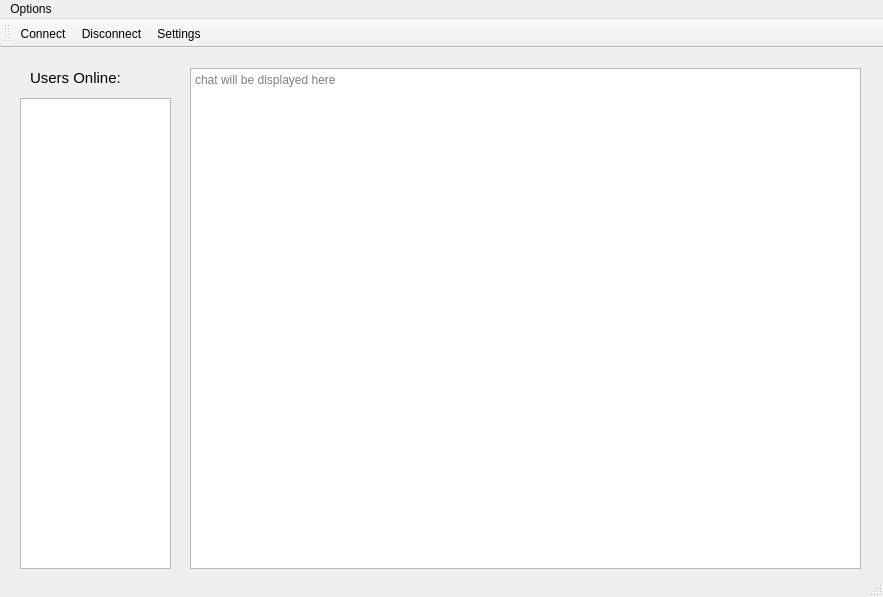
<?xml version="1.0" encoding="UTF-8"?>
<ui version="4.0">
 <class>ServerWindow</class>
 <widget class="QMainWindow" name="ServerWindow">
  <property name="geometry">
   <rect>
    <x>0</x>
    <y>0</y>
    <width>883</width>
    <height>597</height>
   </rect>
  </property>
  <property name="windowTitle">
   <string>MainWindow</string>
  </property>
  <widget class="QWidget" name="centralWidget">
   <widget class="QTextBrowser" name="textBrowser">
    <property name="geometry">
     <rect>
      <x>190</x>
      <y>20</y>
      <width>671</width>
      <height>501</height>
     </rect>
    </property>
    <property name="placeholderText">
     <string>chat will be displayed here</string>
    </property>
   </widget>
   <widget class="QLabel" name="label">
    <property name="geometry">
     <rect>
      <x>30</x>
      <y>20</y>
      <width>131</width>
      <height>20</height>
     </rect>
    </property>
    <property name="font">
     <font>
      <pointsize>11</pointsize>
     </font>
    </property>
    <property name="text">
     <string>Users Online:</string>
    </property>
   </widget>
   <widget class="QListWidget" name="listWidget">
    <property name="geometry">
     <rect>
      <x>20</x>
      <y>50</y>
      <width>151</width>
      <height>471</height>
     </rect>
    </property>
    <property name="selectionMode">
     <enum>QAbstractItemView::NoSelection</enum>
    </property>
   </widget>
  </widget>
  <widget class="QToolBar" name="mainToolBar">
   <attribute name="toolBarArea">
    <enum>TopToolBarArea</enum>
   </attribute>
   <attribute name="toolBarBreak">
    <bool>false</bool>
   </attribute>
   <addaction name="actionConnect"/>
   <addaction name="actionDisconnect"/>
   <addaction name="actionSettings"/>
  </widget>
  <widget class="QStatusBar" name="statusBar"/>
  <widget class="QMenuBar" name="menuBar">
   <property name="geometry">
    <rect>
     <x>0</x>
     <y>0</y>
     <width>883</width>
     <height>21</height>
    </rect>
   </property>
   <widget class="QMenu" name="menuBanana">
    <property name="title">
     <string>Options</string>
    </property>
    <addaction name="separator"/>
    <addaction name="actionConnect"/>
    <addaction name="actionDisconnect"/>
    <addaction name="actionSettings"/>
   </widget>
   <addaction name="menuBanana"/>
  </widget>
  <action name="actionConnect">
   <property name="checkable">
    <bool>true</bool>
   </property>
   <property name="icon">
    <iconset resource="theicons.qrc">
     <normaloff>:/theIcon/theIcon/anohana_wallpaper_by_slydog0905-d4d02e7.png</normaloff>:/theIcon/theIcon/anohana_wallpaper_by_slydog0905-d4d02e7.png</iconset>
   </property>
   <property name="text">
    <string>Connect</string>
   </property>
  </action>
  <action name="actionDisconnect">
   <property name="icon">
    <iconset resource="theicons.qrc">
     <normaloff>:/theIcon/theIcon/bad_piggy_by_mikeinel-d5lz778.jpg</normaloff>:/theIcon/theIcon/bad_piggy_by_mikeinel-d5lz778.jpg</iconset>
   </property>
   <property name="text">
    <string>Disconnect</string>
   </property>
  </action>
  <action name="actionSettings">
   <property name="icon">
    <iconset resource="theicons.qrc">
     <normaloff>:/theIcon/theIcon/sandshrew_wallpaper_by_dragonsdenda-d5zmlri.jpg</normaloff>:/theIcon/theIcon/sandshrew_wallpaper_by_dragonsdenda-d5zmlri.jpg</iconset>
   </property>
   <property name="text">
    <string>Settings</string>
   </property>
  </action>
 </widget>
 <layoutdefault spacing="6" margin="11"/>
 <resources>
  <include location="theicons.qrc"/>
 </resources>
 <connections/>
</ui>
